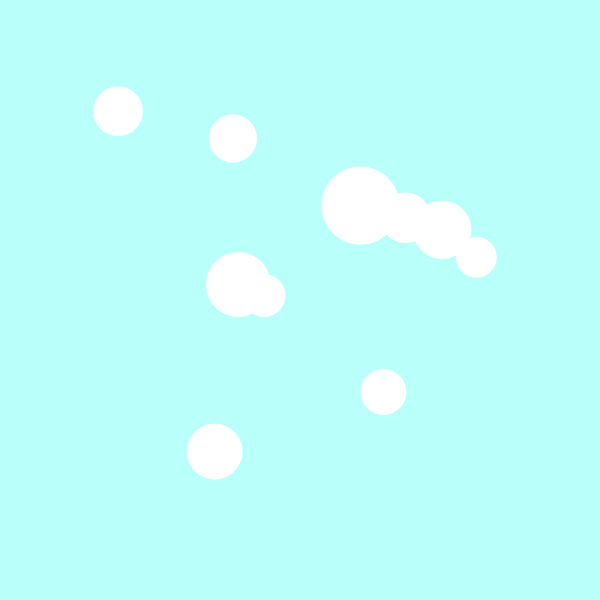
Frame 1 (no input)
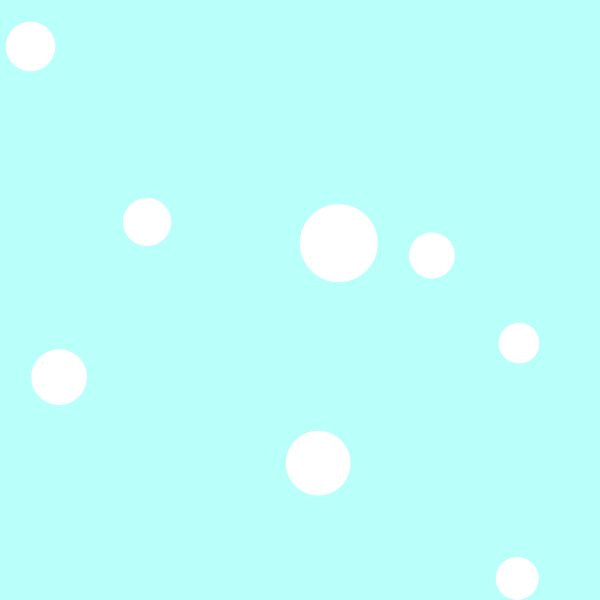
Frame 60 (the mouse pressed at the canvas centre just before this capture)
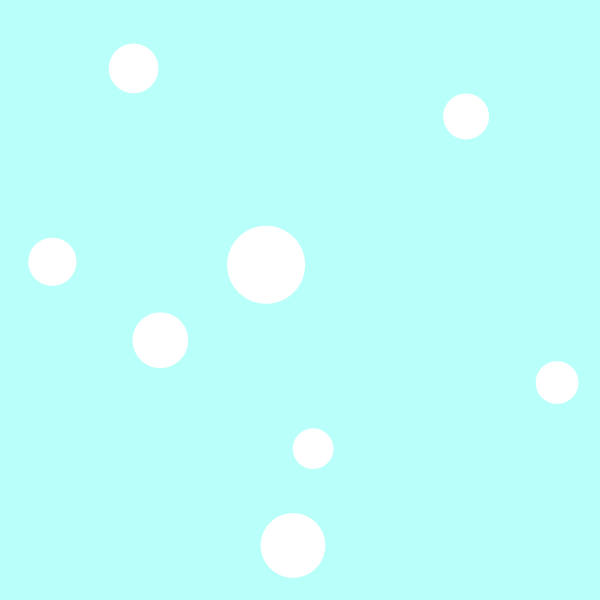
Frame 120 (the mouse held since frame 60 and released just before this capture)

The Processing sketch that drew these frames (run headless with seeded random() and noise(); from frame 60 on, the mouse is pressed at the canvas centre):

// Processing sketch: collision1
// ── collision1.pde
int n = 10; 

Ball [] myBalls; 
void setup(){
  size(600, 600);
  
  myBalls = new Ball[n];
  
  for(int i = 0; i<n; i++){
    myBalls[i] = new Ball(100+random(0,width-200),100+random(0,height-200), random(20,40)); 
  }
}

void draw(){
  background(185,255,250); 
  
  for(Ball b: myBalls){//loops through the objects in the myBalls array
    b.update(); 
    b.display(); 
    b.checkBoundaries(); 
    //b.checkCollision(myBalls); 
  }
  for(int i = 0; i<n; i++){
    for(int j = 0; j<n; j++){
      if(i!=j){
        myBalls[i].checkCollision(myBalls[j]);
      }  
    } 
  }
  //myBalls[0].checkCollision(myBalls[1]); 
}

// ── ball.pde
class Ball{
  PVector position; 
  PVector velocity; 
  
  float size, mass; 
  

  
  Ball(float x, float y, float size){
    position = new PVector(x, y); 
    velocity = PVector.random2D(); //.random2D method generates a random 2dimensional vector
    //the value it returns is normalized, meaning only has direction with a unit value of 1
    
    velocity.mult(random(2,4)); //because the velocity vector only has direction, 
    //we multiple it by a random value between 2 and 4 to give it magnitude 
    
    this.size = size; 
    mass = size*.1; //assigning a mass to our ball that is 1/10 its radius
  }
  
  void update(){
    position.add(velocity); 
  }
  
  void checkBoundaries(){
    if(position.x> width-size || position.x<= size){
      velocity.x = -velocity.x; 
    }
    if(position.y> height-size || position.y<= size){
      velocity.y = -velocity.y; 
    }
  }
  
  void checkCollision(Ball otherB){
    for(int i = 0; i<n; i++){
      PVector dist = PVector.sub(otherB.position, position); //calculating the 
      //distance between the ball instances by subtracting their position vectors
      
      float distMag = dist.mag(); // remember magnitude is the value of our 
      //vector without direction. think of it like the absolute value for your vector
      
     float minDist = size + otherB.size; //calculating the distance at which the balls will
     //be touching
     
     if(distMag < minDist){ //if the distance between our positions is less than the 
     //distance between the balls radii 
        float distCorrection = (minDist - distMag)/2; 
        //calculates how much we need to correct our vector vel by 
        //calculates the direction that our ball bounces in after collision 
        
        PVector d = dist.copy(); // 
        PVector correctionVector = d.normalize().mult(distCorrection); //multiples 
        //our original dist vector by the new direction the ball needs to move in 
        
        otherB.position.add(correctionVector); //adds our new calculated vector to the other b
        position.sub(correctionVector); //subtracts the corrected direction 
       
        float theta = dist.heading(); //method that calculates the angle of rotation of a vector in 2 dimensions
        
        PVector[] bTemp = {new PVector(), new PVector()}; //we set up an 
       // array to store the current value and previous value of our ball positions
  
        bTemp[1].x  = cos(theta) * dist.x + sin(theta) * dist.y;
        bTemp[1].y  = cos(theta) * dist.y - sin(theta) * dist.x;
        
        PVector[] vTemp = {new PVector(), new PVector()}; 
        //do the same with the velocity 
        
        vTemp[0].x = cos(theta)*velocity.x + sin(theta)*velocity.y; 
        vTemp[0].y = cos(theta)*velocity.y - sin(theta)*velocity.x; 
        vTemp[1].x = cos(theta)*otherB.velocity.x + sin(theta)*otherB.velocity.y; 
        vTemp[1].y = cos(theta)*otherB.velocity.y - sin(theta)*otherB.velocity.x; 
        
        
        //our final vel is based on the conservation of momentum 
        //the rate of change in momentum is equal and opposite
        
        //for two obejcts A & B: 
        //massA * change in Velocity A = -massB * change in Velocity of B
        //massA * (velFinalA - initialVelocityA) = massB * (velFinalB - initialVelocityB)
        PVector[] vFinal = {new PVector(), new PVector()};
        
        
        //solving for the final velocity of object a in our above equation 
        vFinal[0].x = ((mass - otherB.mass) * vTemp[0].x + 2 * otherB.mass * vTemp[1].x) / (mass + otherB.mass);
        vFinal[0].y = vTemp[0].y;
  
        // final rotated velocity for b[0]
        vFinal[1].x = ((otherB.mass - mass) * vTemp[1].x + 2 * mass * vTemp[0].x) / (mass + otherB.mass);
        vFinal[1].y = vTemp[1].y;
  
        // hack to avoid clumping
        bTemp[0].x += vFinal[0].x;
        bTemp[1].x += vFinal[1].x;
  
  
        // rotate balls
        PVector[] bFinal = { 
          new PVector(), new PVector()
        };
  
        bFinal[0].x = cos(theta) * bTemp[0].x - sin(theta) * bTemp[0].y;
        bFinal[0].y = cos(theta) * bTemp[0].y + sin(theta) * bTemp[0].x;
        bFinal[1].x = cos(theta) * bTemp[1].x - sin(theta) * bTemp[1].y;
        bFinal[1].y = cos(theta) * bTemp[1].y + sin(theta) * bTemp[1].x;
  
        // update balls to screen position
        otherB.position.x = position.x + bFinal[1].x;
        otherB.position.y = position.y + bFinal[1].y;
  
        position.add(bFinal[0]);
  
        // update velocities
        velocity.x = cos(theta) * vFinal[0].x - sin(theta) * vFinal[0].y;
        velocity.y = cos(theta) * vFinal[0].y + sin(theta) * vFinal[0].x;
        otherB.velocity.x = cos(theta) * vFinal[1].x - sin(theta) * vFinal[1].y;
        otherB.velocity.y = cos(theta) * vFinal[1].y + sin(theta) * vFinal[1].x;
      }
    }
  }
  
  void display(){
    fill(255); 
    noStroke();
    ellipse(position.x, position.y, size*2, size*2); 
  }
}  
